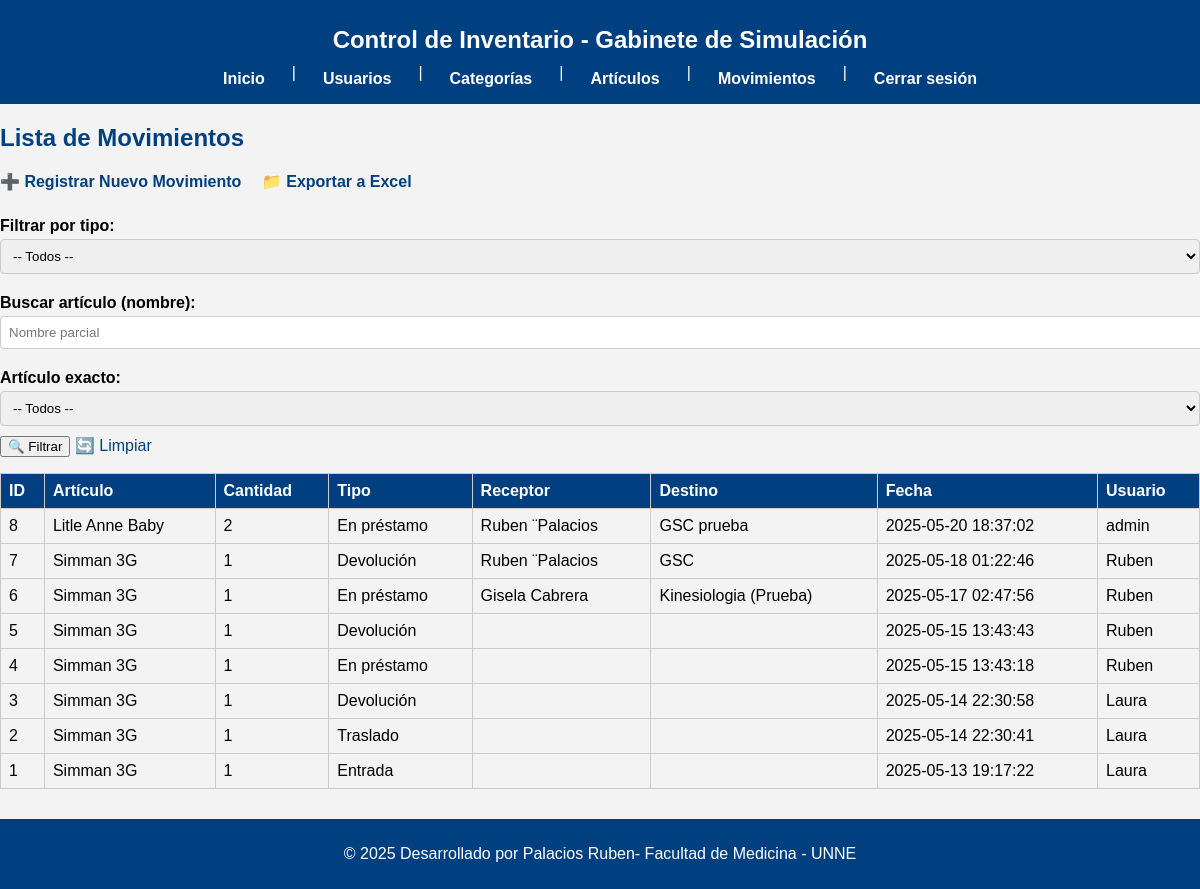
Page /movimientos/lista.php (signed in) on the committed database.
### tables this page shows
CREATE TABLE `movimientos` (
  `id` int NOT NULL,
  `articulo_id` int NOT NULL,
  `cantidad` int NOT NULL,
  `tipo` enum('entrada','salida','alta','baja','en préstamo','devolución','en mantenimiento','traslado','reparado') NOT NULL,
  `usuario_id` int NOT NULL,
  `fecha` timestamp NULL DEFAULT CURRENT_TIMESTAMP,
  `destino` varchar(255) DEFAULT NULL,
  `receptor` varchar(255) DEFAULT NULL
);

CREATE TABLE `articulos` (
  `id` int NOT NULL,
  `nombre` varchar(255) NOT NULL,
  `descripcion` text,
  `cantidad` int DEFAULT '0',
  `categoria_id` int DEFAULT NULL,
  `imagen` varchar(255) DEFAULT NULL,
  `stock` int DEFAULT '0',
  `codigo_qr` varchar(255) DEFAULT NULL,
  `ubicacion` varchar(255) DEFAULT NULL
);

CREATE TABLE `usuarios` (
  `id` int NOT NULL,
  `usuario` varchar(255) NOT NULL,
  `password` varchar(255) NOT NULL,
  `rol` enum('admin','usuario') DEFAULT NULL
);

### movimientos/lista.php (the view, shortened to what this page needs)
<?php
require_once '../database.php';
require_once '../header.php';
$tipo = $_GET['tipo'] ?? '';
$buscar_articulo = $_GET['buscar_articulo'] ?? '';
$sql = "SELECT m.*, a.nombre AS articulo_nombre, u.usuario AS usuario_nombre
        FROM movimientos m
        JOIN articulos a ON m.articulo_id = a.id
        JOIN usuarios u ON m.usuario_id = u.id
        WHERE 1=1";
$params = [];
$sql .= " ORDER BY m.fecha DESC";
$stmt = $pdo->prepare($sql);
$stmt->execute($params);
$movimientos = $stmt->fetchAll();
?>
<h2>Lista de Movimientos</h2>
<a href="nuevo.php" style="display:inline-block; margin-bottom: 1em; font-weight:bold;">➕ Registrar Nuevo Movimiento</a>
<a href="exportar_excel.php?tipo=<?= urlencode($tipo) ?>&buscar_articulo=<?= urlencode($buscar_articulo) ?>" style="margin-left: 1em; font-weight:bold;">📁 Exportar a Excel</a>
<form method="get" style="margin-bottom: 1em;">
    <label>Filtrar por tipo:
        <select name="tipo">
            <option value="">-- Todos --</option>
        </select>
    </label>
    <label>Buscar artículo (nombre):
        <input type="text" name="buscar_articulo" value="<?= htmlspecialchars($buscar_articulo) ?>" placeholder="Nombre parcial">
    </label>
    <label>Artículo exacto:
        <select name="articulo_id">
            <option value="">-- Todos --</option>
        </select>
    </label>
    <button type="submit">🔍 Filtrar</button>
    <a href="lista.php">🔄 Limpiar</a>
</form>
<table border="1" cellpadding="5">
    <tr>
        <th>ID</th>
        <th>Artículo</th>
        <th>Cantidad</th>
        <th>Tipo</th>
        <th>Receptor</th>
        <th>Destino</th>
        <th>Fecha</th>
        <th>Usuario</th>
    </tr>
    <?php foreach ($movimientos as $mov): ?>
        <tr>
            <td><?= $mov['id'] ?></td>
            <td><?= htmlspecialchars($mov['articulo_nombre']) ?></td>
            <td><?= $mov['cantidad'] ?></td>
            <td><?= ucfirst($mov['tipo']) ?></td>
            <td><?= htmlspecialchars($mov['receptor']) ?></td>
            <td><?= htmlspecialchars($mov['destino']) ?></td>
            <td><?= $mov['fecha'] ?></td>
            <td><?= htmlspecialchars($mov['usuario_nombre']) ?></td>
        </tr>
    <?php endforeach; ?>
</table>
<?php include '../footer.php'; ?>

### header.php (shortened to what this page needs)
<!DOCTYPE html>
<html lang="es">
<head>
    <link rel="stylesheet" href="/control_inventario/css/styles.css">
</head>
<body>
<header>
    <h1>Control de Inventario - Gabinete de Simulación</h1>
    <nav>
        <a href="/control_inventario/index.php">Inicio</a> |
        <a href="/control_inventario/usuarios/lista.php">Usuarios</a> |
        <a href="/control_inventario/categorias/lista.php">Categorías</a> |
        <a href="/control_inventario/articulos/lista.php">Artículos</a> |
        <a href="/control_inventario/movimientos/lista.php">Movimientos</a> |
        <a href="/control_inventario/logout.php">Cerrar sesión</a>
    </nav>
</header>
<main>

### footer.php
</main>
<footer>
    <p>© <?php echo date('Y'); ?> Desarrollado por Palacios Ruben- Facultad de Medicina - UNNE</p>
</footer>
</body>
</html>

### css/styles.css (style rules this page uses)
body { font-family: Arial, sans-serif; background-color: #f3f3f3; margin: 0; padding: 0; }
header, footer { background-color: #004080; color: white; padding: 10px 20px; text-align: center; }
header h1 { margin-bottom: 10px; font-size: 24px; color: white; }
header nav { display: flex; justify-content: center; flex-wrap: wrap; gap: 15px; }
header nav a { color: white; font-weight: bold; padding: 6px 12px; border-radius: 5px; transition: background-color 0.3s, color 0.3s; }
h1, h2, h3 { color: #004080; }
table { width: 100%; border-collapse: collapse; margin-top: 15px; }
table th, table td { border: 1px solid #ccc; padding: 8px; text-align: left; }
table th { background-color: #004080; color: white; }
a { color: #004080; text-decoration: none; }
form label { display: block; margin-top: 10px; font-weight: bold; }
form input, form select { width: 100%; padding: 8px; margin-top: 4px; margin-bottom: 10px; border: 1px solid #ccc; border-radius: 4px; }
footer { margin-top: 30px; }

### rows in the picture
movimientos: id "8", articulo.nombre "Litle Anne Baby", cantidad "2", tipo "En préstamo", receptor "Ruben ¨Palacios", destino "GSC prueba", fecha "2025-05-20 18:37:02", usuario.usuario "admin"
movimientos: id "7", articulo.nombre "Simman 3G", cantidad "1", tipo "Devolución", receptor "Ruben ¨Palacios", destino "GSC", fecha "2025-05-18 01:22:46", usuario.usuario "Ruben"
movimientos: id "6", articulo.nombre "Simman 3G", cantidad "1", tipo "En préstamo", receptor "Gisela Cabrera", destino "Kinesiologia (Prueba)", fecha "2025-05-17 02:47:56", usuario.usuario "Ruben"
movimientos: id "5", articulo.nombre "Simman 3G", cantidad "1", tipo "Devolución", fecha "2025-05-15 13:43:43", usuario.usuario "Ruben"
movimientos: id "4", articulo.nombre "Simman 3G", cantidad "1", tipo "En préstamo", fecha "2025-05-15 13:43:18", usuario.usuario "Ruben"
movimientos: id "3", articulo.nombre "Simman 3G", cantidad "1", tipo "Devolución", fecha "2025-05-14 22:30:58", usuario.usuario "Laura"
movimientos: id "2", articulo.nombre "Simman 3G", cantidad "1", tipo "Traslado", fecha "2025-05-14 22:30:41", usuario.usuario "Laura"
movimientos: id "1", articulo.nombre "Simman 3G", cantidad "1", tipo "Entrada", fecha "2025-05-13 19:17:22", usuario.usuario "Laura"
